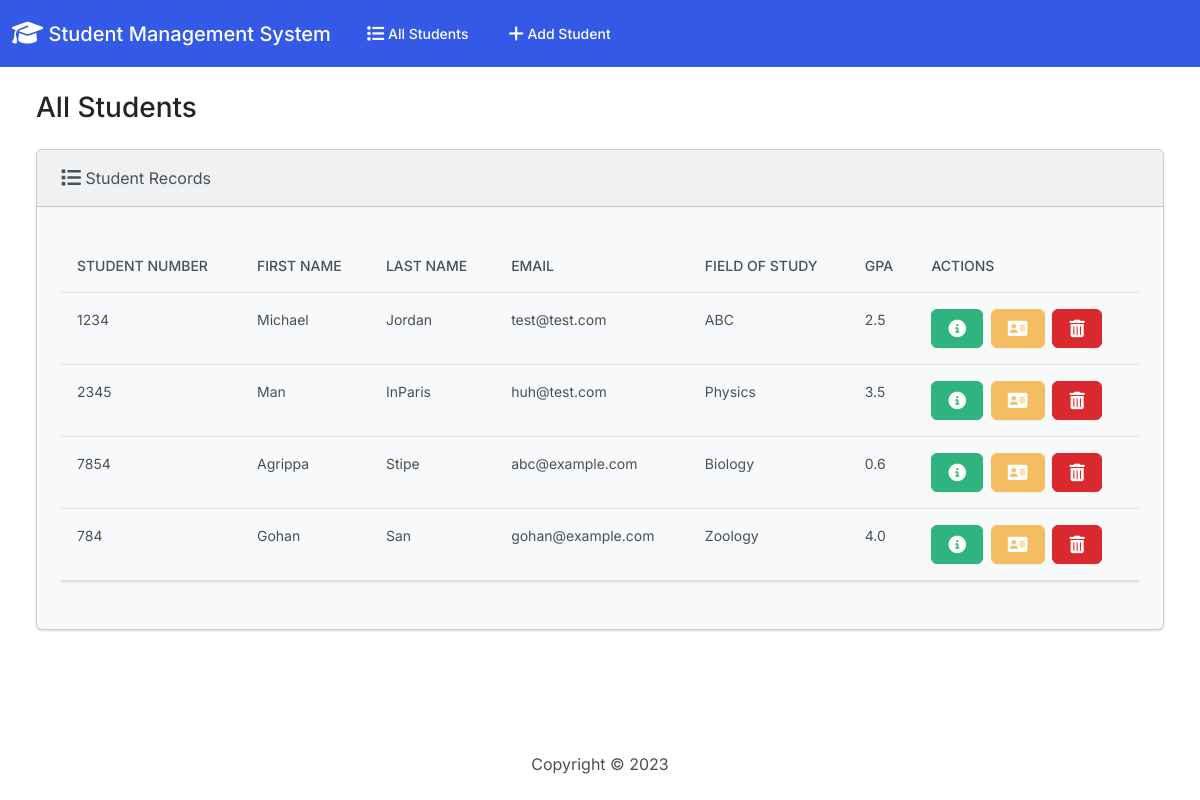
Before: / with the older database file.
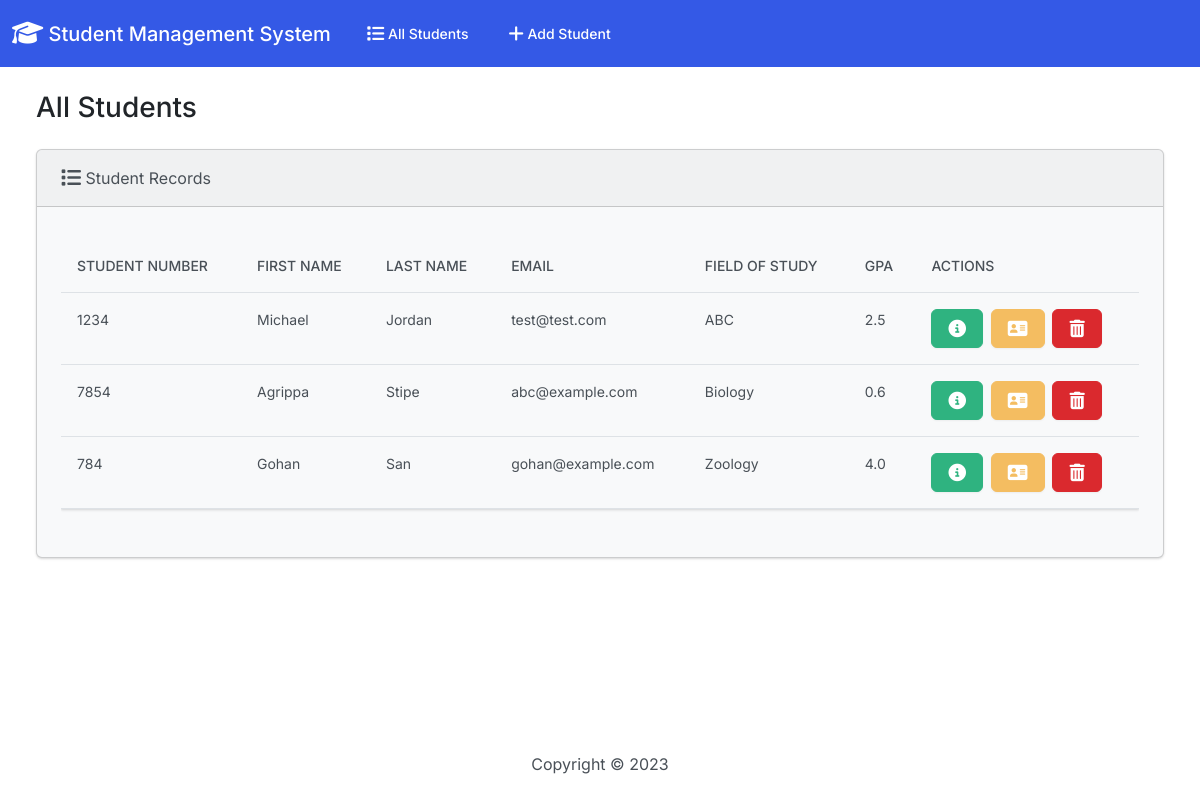
After: the same page with the newer database file.
### students/models.py (models this page shows, shortened)
class Student(models.Model):
    student_number = models.PositiveIntegerField()
    first_name = models.CharField(max_length=50)
    last_name = models.CharField(max_length=50)
    email = models.EmailField(max_length=100)
    field_of_study = models.CharField(max_length=50)
    gpa = models.FloatField()

### students/views.py (the view)
# urls.py: path('', views.index, name='index'),
def index(request):
    return render(request, 'students/index.html', {
        'students': Student.objects.all()
    })

### students/templates/students/index.html (shortened to what this page needs)
{% extends "students/base.html" %}
{% block body %}
<h3 class="m-4">All Students</h3>
      <div class="row">
        <div class="col-12">
          {% if students %}
          <div class="card bg-light ms-4 me-4 mb-4">
            <div class="card-header">
              <i class="fa-solid fa-list fa-lg"></i> Student Records
            </div>
            <div class="card-body">
              <p class="card-text">
                <div class="table-responsive">
                  <table class="table table-hover">
                    <thead>
                      <tr>
                        <th scope="col">Student Number</th>
                        <th scope="col">First Name</th>
                        <th scope="col">Last Name</th>
                        <th scope="col">Email</th>
                        <th scope="col">Field of Study</th>
                        <th scope="col">GPA</th>
                        <th scope="col">Actions</th>
                      </tr>
                    </thead>
                    <tbody>
                      {% for student in students %}
                      <tr>
                        <td>{{ student.student_number }}</td>
                        <td>{{ student.first_name }}</td>
                        <td>{{ student.last_name }}</td>
                        <td>{{ student.email }}</td>
                        <td>{{ student.field_of_study }}</td>
                        <td>{{ student.gpa }}</td>
                        <td>
                          <button type="button" class="btn btn-success me-1" href="{% url 'view_student' student.id %}" data-bs-toggle="modal" data-bs-target="#myModal{{student.id}}">
                          </button>
                          <a class="btn btn-warning me-1" href="{% url 'edit' student.id %}">
                          </a>
                          <button type="button" class="btn btn-danger" data-bs-toggle="modal" data-bs-target="#delete{{student.id}}">
                          </button>
                        </td>
                      </tr>
                      {% endfor %}
                    </tbody>
                  </table>
                </div>
              </p>
            </div>
          </div>
          {% else %}
          <h5 class="alert alert-primary ms-4 me-4">No Student Records</h5>
          {% endif %}
        </div>
      </div>
{% endblock %}

### students/templates/students/base.html (shortened to what this page needs)
{% load static %}
<!DOCTYPE html>
<html lang="en">
  <head>
    <link
      rel="stylesheet"
      href="https://cdnjs.cloudflare.com/ajax/libs/font-awesome/6.3.0/css/all.min.css"
    />
    <link href="{% static 'css/bootstrap.min.css' %}" rel="stylesheet" />
  </head>
  <body class="d-flex flex-column min-vh-100">
    <nav class="navbar navbar-expand-lg navbar-dark bg-primary">
      <div class="container-fluid">
        <a class="navbar-brand" href="{% url 'index' %}">
          <i class="fa-solid fa-graduation-cap fa-lg"></i> Student Management
          System
        </a>
        <div class="collapse navbar-collapse" id="navbarColor01">
          <ul class="navbar-nav me-auto">
            <li class="nav-item">
              <a class="nav-link" href="{% url 'index' %}">
                 All Students
              </a>
            </li>
            <li class="nav-item">
              <a class="nav-link" href="{% url 'add' %}">
                 Add Student
              </a>
            </li>
          </ul>
        </div>
      </div>
    </nav>
    <div class="container-fluid">{% block body %} {% endblock %}</div>
    <footer class="mt-auto mb-4">
      <div class="text-center">
        <span>
          Copyright &copy;
        </span>
      </div>
    </footer>
  </body>
</html>

Changed rows visible on the page:
removed Student: student_number "2345", first_name "Man", last_name "InParis", email "huh@test.com", field_of_study "Physics", gpa "3.5"
